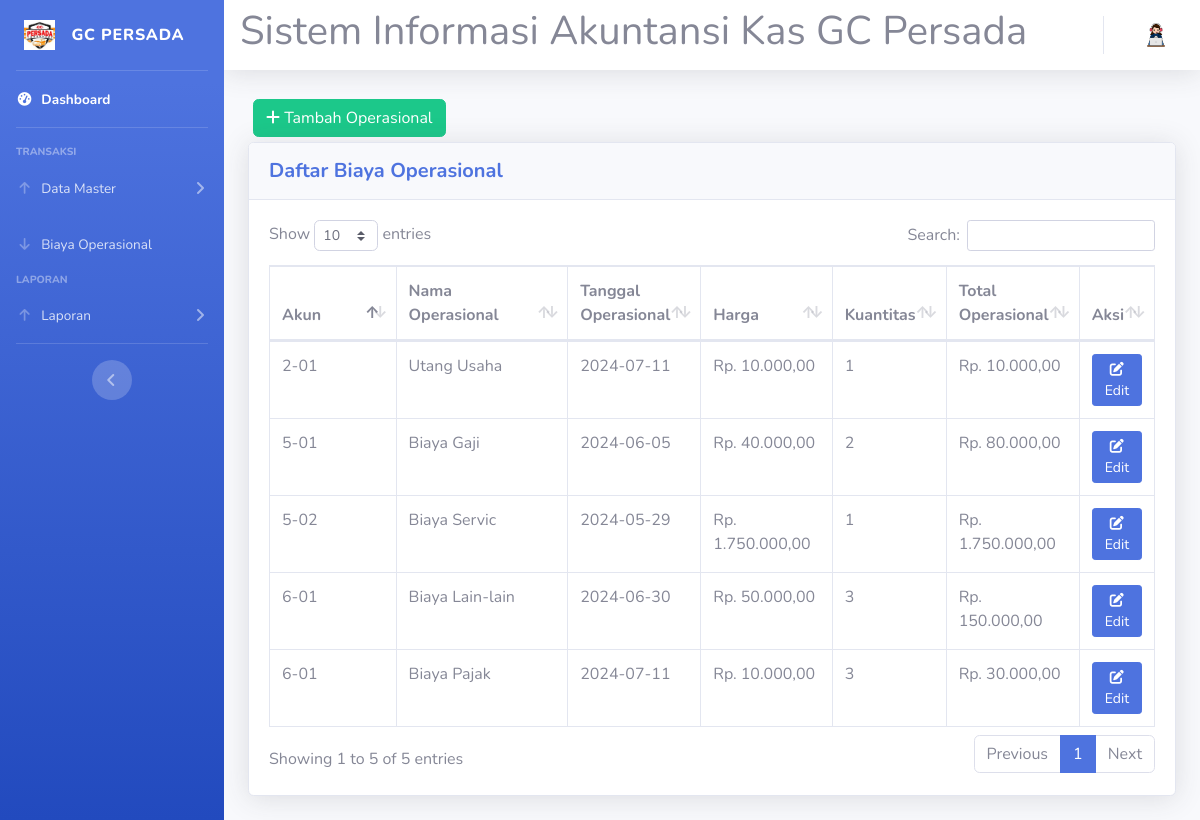
Page /operasional.php on the committed database.
### tables this page shows
CREATE TABLE `operasional` (
  `id_operasional` int(4) NOT NULL,
  `id_akun` varchar(5) NOT NULL,
  `nama_operasional` varchar(20) NOT NULL,
  `tanggal_operasional` date NOT NULL,
  `harga` int(11) NOT NULL,
  `kuantitas` int(2) NOT NULL,
  `total_operasional` int(11) NOT NULL
);

### operasional.php (the view, shortened to what this page needs)
<!DOCTYPE html>
<html lang="en">
<head>
  <link href="vendor/fontawesome-free/css/all.min.css" rel="stylesheet" type="text/css">
  <link href="css/sb-admin-2.min.css" rel="stylesheet">
  <link href="vendor/datatables/dataTables.bootstrap4.min.css" rel="stylesheet">
</head>
<body id="page-top">
  <?php
  require 'koneksi.php';
  require('sidebar.php');
  ?>
  <div id="content">
    <?php require 'navbar.php'; ?>
    <div class="container-fluid">
      <button type="button" class="btn btn-success" style="margin:5px" data-toggle="modal" data-target="#myModalTambah"><i class="fa fa-plus"></i> Tambah Operasional</button><br>
      <div class="card shadow mb-4">
        <div class="card-header py-3">
          <h5 class="m-0 font-weight-bold text-primary">Daftar Biaya Operasional</h5>
        </div>
        <div class="card-body">
          <div class="table-responsive">
            <table class="table table-bordered" id="dataTable" width="100%" cellspacing="0">
              <thead>
                <tr>
                  <th width="15%">Akun</th>
                  <th width="20%">Nama Operasional</th>
                  <th width="15%">Tanggal Operasional</th>
                  <th width="15%">Harga</th>
                  <th width="5%">Kuantitas</th>
                  <th width="13%">Total Operasional</th>
                  <th width="8%">Aksi</th>
                </tr>
              </thead>
              <tbody>
                <?php
                $query = mysqli_query($koneksi, "SELECT * FROM operasional");
                while ($data = mysqli_fetch_assoc($query)) {
                ?>
                  <tr>
                    <td><?= $data['id_akun'] ?></td>
                    <td><?= $data['nama_operasional'] ?></td>
                    <td><?= $data['tanggal_operasional'] ?></td>
                    <td>Rp. <?= number_format($data['harga'], 2, ',', '.'); ?></td>
                    <td><?= $data['kuantitas'] ?></td>
                    <td>Rp. <?= number_format($data['total_operasional'], 2, ',', '.'); ?></td>
                    <td>
                      <a href="#" class=" btn btn-primary btn-sm" data-toggle="modal" data-target="#myModal<?= $data['id_operasional']; ?>"><i class="fa fa-edit"></i> Edit</a>
                    </td>
                  </tr>
                <?php
                }
                ?>
              </tbody>
            </table>
          </div>
        </div>
      </div>
    </div>
  </div>
  </div>
  </div>
</body>
</html>

### rows in the picture
operasional: id_akun "5-01", nama_operasional "Biaya Gaji", tanggal_operasional "2024-06-05", harga "40.000,00", kuantitas "2", total_operasional "80.000,00"
operasional: id_akun "5-02", nama_operasional "Biaya Servic", tanggal_operasional "2024-05-29", harga "1.750.000,00", kuantitas "1", total_operasional "1.750.000,00"
operasional: id_akun "6-01", nama_operasional "Biaya Lain-lain", tanggal_operasional "2024-06-30", harga "50.000,00", kuantitas "3", total_operasional "150.000,00"
operasional: id_akun "6-01", nama_operasional "Biaya Pajak", tanggal_operasional "2024-07-11", harga "10.000,00", kuantitas "3", total_operasional "30.000,00"
operasional: id_akun "2-01", nama_operasional "Utang Usaha", tanggal_operasional "2024-07-11", harga "10.000,00", kuantitas "1", total_operasional "10.000,00"
